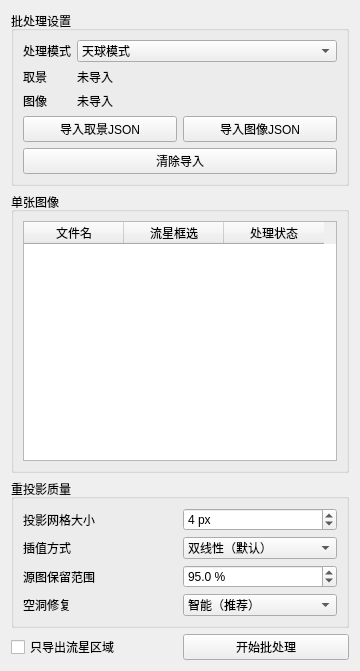
          <widget class="QWidget" name="widgetMosaicBatchSidePanel">
           <property name="geometry">
            <rect>
             <x>0</x>
             <y>0</y>
             <width>360</width>
             <height>640</height>
            </rect>
           </property>
           <property name="sizePolicy">
            <sizepolicy hsizetype="Ignored" vsizetype="Preferred">
             <horstretch>0</horstretch>
             <verstretch>0</verstretch>
            </sizepolicy>
           </property>
           <layout class="QVBoxLayout" name="verticalLayoutMosaicBatchSidePanel">
            <item>
             <widget class="QGroupBox" name="groupBoxMosaicBatchSettings">
              <property name="title">
               <string>批处理设置</string>
              </property>
              <layout class="QVBoxLayout" name="verticalLayoutMosaicBatchSettings">
               <item>
                <layout class="QFormLayout" name="formLayoutMosaicBatchSettings">
                 <property name="fieldGrowthPolicy">
                  <enum>QFormLayout::AllNonFixedFieldsGrow</enum>
                 </property>
                 <property name="labelAlignment">
                  <set>Qt::AlignLeft|Qt::AlignVCenter</set>
                 </property>
                 <item row="0" column="0">
                  <widget class="QLabel" name="labelMosaicBatchMode">
                   <property name="text">
                    <string>处理模式</string>
                   </property>
                  </widget>
                 </item>
                 <item row="0" column="1">
                  <widget class="QComboBox" name="comboBoxMosaicBatchMode">
                   <property name="toolTip">
                    <string>选择投影到自由天球取景，或对齐到底图的像素画布。</string>
                   </property>
                   <item>
                    <property name="text">
                     <string>天球模式</string>
                    </property>
                   </item>
                   <item>
                    <property name="text">
                     <string>底图模式</string>
                    </property>
                   </item>
                  </widget>
                 </item>
                 <item row="1" column="0">
                  <widget class="QLabel" name="labelMosaicBatchFramingPathTitle">
                   <property name="text">
                    <string>取景</string>
                   </property>
                  </widget>
                 </item>
                 <item row="1" column="1">
                  <widget class="QLabel" name="labelMosaicBatchFramingPath">
                   <property name="sizePolicy">
                    <sizepolicy hsizetype="Expanding" vsizetype="Preferred">
                     <horstretch>0</horstretch>
                     <verstretch>0</verstretch>
                    </sizepolicy>
                   </property>
                   <property name="text">
                    <string>未导入</string>
                   </property>
                   <property name="wordWrap">
                    <bool>false</bool>
                   </property>
                  </widget>
                 </item>
                 <item row="2" column="0">
                  <widget class="QLabel" name="labelMosaicBatchImageCountTitle">
                   <property name="text">
                    <string>图像</string>
                   </property>
                  </widget>
                 </item>
                 <item row="2" column="1">
                  <widget class="QLabel" name="labelMosaicBatchImageCount">
                   <property name="text">
                    <string>未导入</string>
                   </property>
                  </widget>
                 </item>
                </layout>
               </item>
               <item>
                <layout class="QHBoxLayout" name="horizontalLayoutMosaicBatchImportButtons">
                 <item>
                  <widget class="QPushButton" name="pushButtonImportMosaicBatchFramingJson">
                   <property name="toolTip">
                    <string>导入自由投影页面导出的取景 JSON。</string>
                   </property>
                   <property name="text">
                    <string>导入取景JSON</string>
                   </property>
                  </widget>
                 </item>
                 <item>
                  <widget class="QPushButton" name="pushButtonImportMosaicBatchImageJson">
                   <property name="text">
                    <string>导入图像JSON</string>
                   </property>
                  </widget>
                 </item>
                </layout>
               </item>
               <item>
                <widget class="QPushButton" name="pushButtonClearMosaicBatchImports">
                 <property name="text">
                  <string>清除导入</string>
                 </property>
                </widget>
               </item>
              </layout>
             </widget>
            </item>
            <item>
             <widget class="QGroupBox" name="groupBoxMosaicBatchImages">
              <property name="title">
               <string>单张图像</string>
              </property>
              <layout class="QVBoxLayout" name="verticalLayoutMosaicBatchImages">
               <item>
                <widget class="QTableWidget" name="tableWidgetMosaicBatchImages">
                 <property name="minimumSize">
                  <size>
                   <width>0</width>
                   <height>240</height>
                  </size>
                 </property>
                 <property name="selectionBehavior">
                  <enum>QAbstractItemView::SelectRows</enum>
                 </property>
                 <property name="showGrid">
                  <bool>true</bool>
                 </property>
                 <property name="columnCount">
                  <number>3</number>
                 </property>
                 <column>
                  <property name="text">
                   <string>文件名</string>
                  </property>
                 </column>
                 <column>
                  <property name="text">
                   <string>流星框选</string>
                  </property>
                 </column>
                 <column>
                  <property name="text">
                   <string>处理状态</string>
                  </property>
                 </column>
                </widget>
               </item>
              </layout>
             </widget>
            </item>
            <item>
             <widget class="QGroupBox" name="groupBoxMosaicBatchExportOptions">
              <property name="title">
               <string>重投影质量</string>
              </property>
              <layout class="QVBoxLayout" name="verticalLayoutMosaicBatchExportOptions">
               <item>
                <layout class="QHBoxLayout" name="horizontalLayoutMosaicBatchMapTileSize">
                 <item>
                  <widget class="QLabel" name="labelMosaicBatchMapTileSize">
                   <property name="text">
                    <string>投影网格大小</string>
                   </property>
                  </widget>
                 </item>
                 <item>
                  <widget class="QDoubleSpinBox" name="doubleSpinBoxMosaicBatchMapTileSize">
                   <property name="toolTip">
                    <string>源图按固定网格投到全景图；数值越小越精细但越慢。</string>
                   </property>
                   <property name="decimals">
                    <number>0</number>
                   </property>
                   <property name="minimum">
                    <double>1.000000000000000</double>
                   </property>
                   <property name="maximum">
                    <double>512.000000000000000</double>
                   </property>
                   <property name="singleStep">
                    <double>1.000000000000000</double>
                   </property>
                   <property name="suffix">
                    <string> px</string>
                   </property>
                   <property name="value">
                    <double>4.000000000000000</double>
                   </property>
                  </widget>
                 </item>
               </layout>
              </item>
              <item>
               <layout class="QHBoxLayout" name="horizontalLayoutMosaicBatchResamplingMethod">
                <item>
                 <widget class="QLabel" name="labelMosaicBatchResamplingMethod">
                  <property name="text">
                   <string>插值方式</string>
                  </property>
                 </widget>
                </item>
                <item>
                 <widget class="QComboBox" name="comboBoxMosaicBatchResamplingMethod">
                  <property name="toolTip">
                   <string>双线性速度最快；双三次与 Lanczos3 能保留更多细节，但导出速度会更慢。</string>
                  </property>
                  <item>
                   <property name="text">
                    <string>双线性（默认）</string>
                   </property>
                  </item>
                  <item>
                   <property name="text">
                    <string>双三次</string>
                   </property>
                  </item>
                  <item>
                   <property name="text">
                    <string>Lanczos3</string>
                   </property>
                  </item>
                 </widget>
                </item>
               </layout>
              </item>
              <item>
               <layout class="QHBoxLayout" name="horizontalLayoutMosaicBatchSourceKeepPercent">
                <item>
                 <widget class="QLabel" name="labelMosaicBatchSourceKeepPercent">
                  <property name="text">
                   <string>源图保留范围</string>
                  </property>
                 </widget>
                </item>
                <item>
                 <widget class="QDoubleSpinBox" name="doubleSpinBoxMosaicBatchSourceKeepPercent">
                  <property name="toolTip">
                   <string>只将源图中央指定比例写入最终投影；降低数值可裁掉更多容易偏色的镜头边缘。</string>
                  </property>
                  <property name="decimals">
                   <number>1</number>
                  </property>
                  <property name="minimum">
                   <double>50.000000000000000</double>
                  </property>
                  <property name="maximum">
                   <double>100.000000000000000</double>
                  </property>
                  <property name="singleStep">
                   <double>1.000000000000000</double>
                  </property>
                  <property name="suffix">
                   <string> %</string>
                  </property>
                  <property name="value">
                   <double>95.000000000000000</double>
                  </property>
                 </widget>
                </item>
               </layout>
              </item>
              <item>
               <layout class="QHBoxLayout" name="horizontalLayoutMosaicBatchRemapRepairMode">
                <item>
                 <widget class="QLabel" name="labelMosaicBatchRemapRepairMode">
                  <property name="text">
                   <string>空洞修复</string>
                  </property>
                 </widget>
                </item>
                <item>
                 <widget class="QComboBox" name="comboBoxMosaicBatchRemapRepairMode">
                  <property name="toolTip">
                   <string>快速仅保留可靠的局部修复；智能仅对剩余空洞精确反算；精确会对整个覆盖区建立连续的精确逆映射。</string>
                  </property>
                  <property name="currentIndex">
                   <number>1</number>
                  </property>
                  <item>
                   <property name="text">
                    <string>快速</string>
                   </property>
                  </item>
                  <item>
                   <property name="text">
                    <string>智能（推荐）</string>
                   </property>
                  </item>
                  <item>
                   <property name="text">
                    <string>精确</string>
                   </property>
                  </item>
                 </widget>
                </item>
               </layout>
              </item>
              </layout>
             </widget>
            </item>
            <item>
             <layout class="QHBoxLayout" name="horizontalLayoutMosaicBatchStart">
              <item>
               <widget class="QCheckBox" name="checkBoxMosaicBatchMeteorOnly">
                <property name="toolTip">
                 <string>仅导出已检测到的流星框选区域；没有流星框选的图像会跳过。</string>
                </property>
                <property name="text">
                 <string>只导出流星区域</string>
                </property>
               </widget>
              </item>
              <item>
               <widget class="QPushButton" name="pushButtonStartMosaicBatch">
                <property name="text">
                 <string>开始批处理</string>
                </property>
               </widget>
              </item>
             </layout>
            </item>
            <item>
             <spacer name="verticalSpacerMosaicBatchSidePanel">
              <property name="orientation">
               <enum>Qt::Vertical</enum>
              </property>
              <property name="sizeHint" stdset="0">
               <size>
                <width>20</width>
                <height>40</height>
               </size>
              </property>
             </spacer>
            </item>
           </layout>
          </widget>
